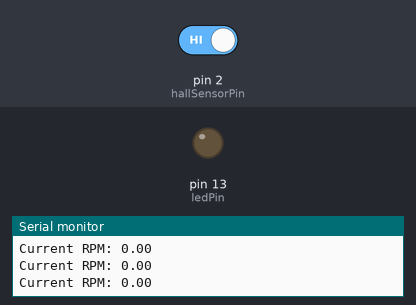
The sketch below on a simulated Arduino Uno, built with avr-gcc and run on an emulated ATmega328P. Parts: output pins drawn as LEDs (lit = HIGH), the last lines printed to the serial monitor. The inputs (shaded band) are chosen by the test bench; at power-on: pin 2 (hallSensorPin) HIGH.

Above: at 2.2 s.
2.3 s: pin 2 (hallSensorPin) driven LOW
At 3.2 s:
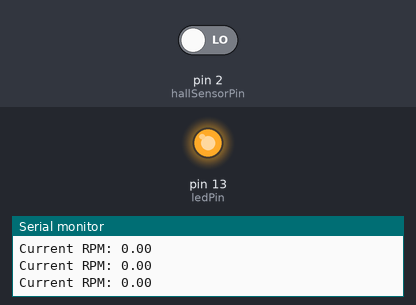
3.8 s: pin 2 (hallSensorPin) driven HIGH
At 4.5 s:
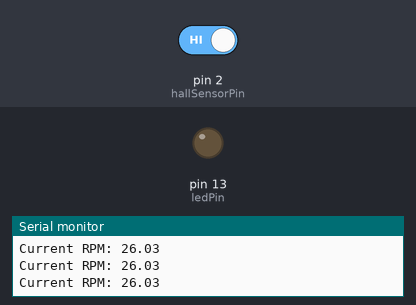
Timing chart, 0 to 6.8 s (numbered marks = the images above; inputs shaded):
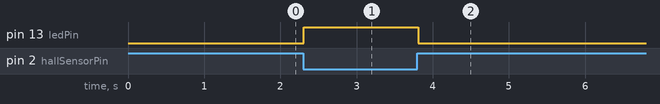

Measured:
- after the input at 2.3 s, pin 13 (ledPin): LOW → HIGH at once
- after the input at 3.8 s, pin 13 (ledPin): HIGH → LOW at once

The sketch:

hall_sensor_testing.ino
```cpp
// Daniel Yu
// CANSAT 2T4-2T5

int hallSensorPin = 2;
int ledPin = 13;

int currState = 0;
int lastState = 1;
float rpm = 0.0;
float prevRPM = 0.0;
unsigned long lastPulseTime = 0;
unsigned long pulseInterval = 0;

void setup() {
  Serial.begin(115200);
  Serial.println("Starting...");
  delay(1000);

  pinMode(ledPin, OUTPUT);
  pinMode(hallSensorPin, INPUT);
}

void loop() {
  currState = digitalRead(hallSensorPin);

  if (currState == LOW && lastState == HIGH) {
    digitalWrite(ledPin, HIGH);
    unsigned long currentTime = micros();
    pulseInterval = currentTime - lastPulseTime;
    lastPulseTime = currentTime;
  } else if (currState == HIGH) {
    digitalWrite(ledPin, LOW);
  }

  rpm = calculateRPM(pulseInterval, prevRPM);
  prevRPM = rpm;

  Serial.print("Current RPM: ");
  Serial.println(rpm);

  lastState = currState;
  delay(10);
}

float calculateRPM(unsigned long pulseInterval, float previous) {
  if ((currState == HIGH) && (pulseInterval > 0)) {
    rpm = (60.0 * 1000000) / pulseInterval;
  }

  if (rpm > 2000.0) {
    rpm = previous;
  }

  return rpm;
}
```
